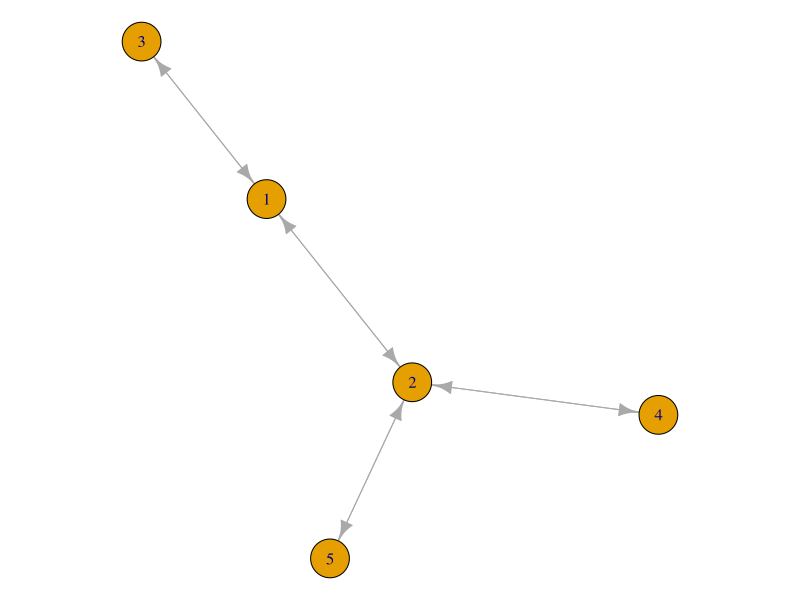
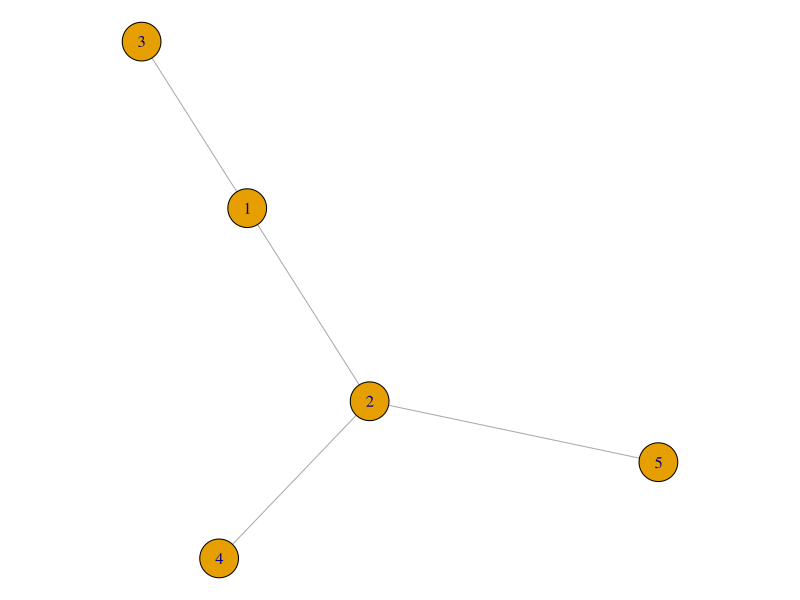
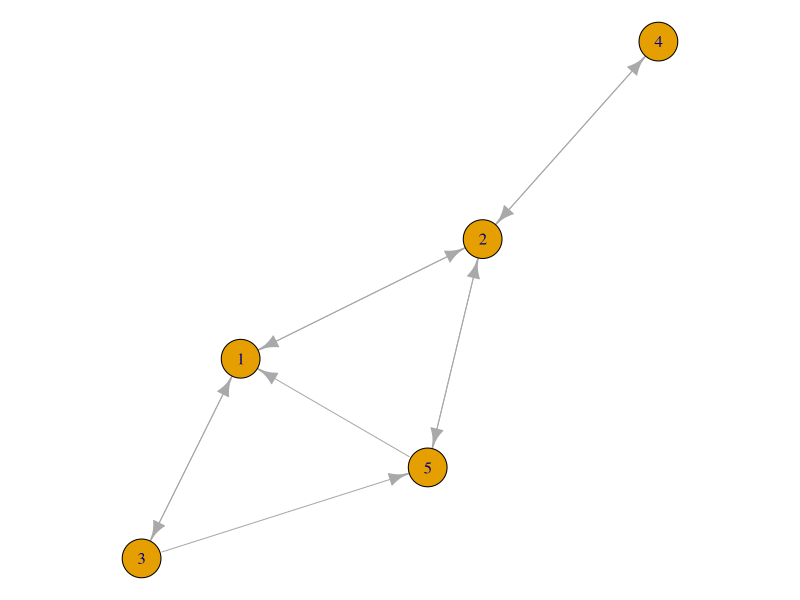
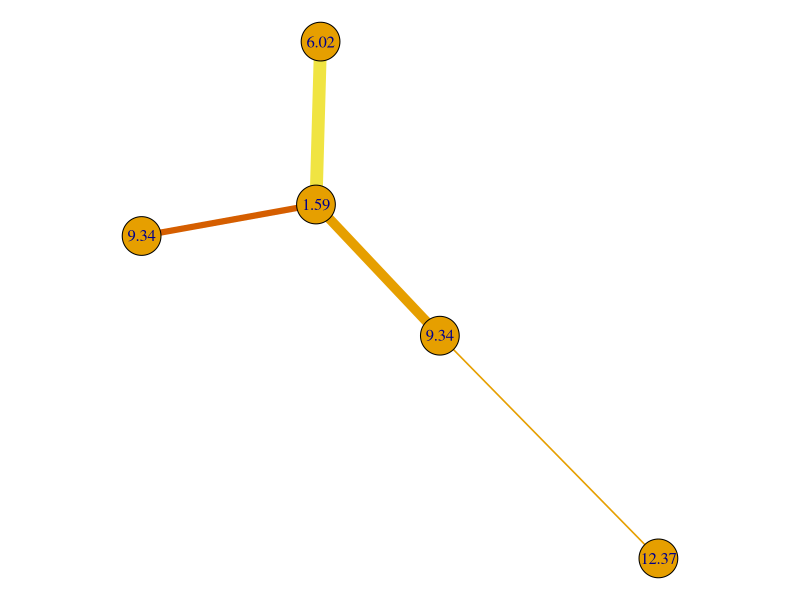

Source code (R) for these figures, in order:
A_u <- matrix(c(0,1,1,0,0, # An example input matrix
                1,0,0,1,1,
                1,0,0,0,0,
                0,1,0,0,0,
                0,1,0,0,0),5,5, byrow=F)
isSymmetric(A_u)
A_u
g <- igraph::graph.adjacency(A_u, mode = 'directed')
par(mar=c(0,0,0,0))
plot(g)
g <- igraph::graph.adjacency(A_u, mode = 'undirected')
par(mar=c(0,0,0,0))
plot(g)



A_d <- matrix(c(0,1,1,0,1, # An example input matrix
                1,0,0,1,1,
                1,0,0,0,0,
                0,1,0,0,0,
                0,1,1,0,0),5,5, byrow=F)
isSymmetric(A_d)
g1 <- igraph::graph.adjacency(A_d, mode = 'directed')
par(mar=c(0,0,0,0))
plot(g1)

A_w <- matrix(c(0,1,1,0,0, # An example input matrix
                1,0,0,1,1,
                1,0,0,0,0,
                0,1,0,0,0,
                0,1,0,0,0),5,5, byrow=F)
random_weights <- round(rnorm(10, 10, 4),2) # take weights from a normal distribution.
A_w[lower.tri(A_w)] <- A_w[lower.tri(A_w)]*random_weights # Fill the lower traiangle
A_w <- A_w+t(A_w) # This makes the matrix symmetric
isSymmetric(A_w)
A_w
library(igraph)
g <- igraph::graph.adjacency(A_w, mode = 'undirected', weighted = T)
E(g)$weight
par(mar=c(0,0,0,0))
plot(g, edge.color=E(g)$weight, edge.width = E(g)$weight,  weighted = T, vertex.label = E(g)$weight)

